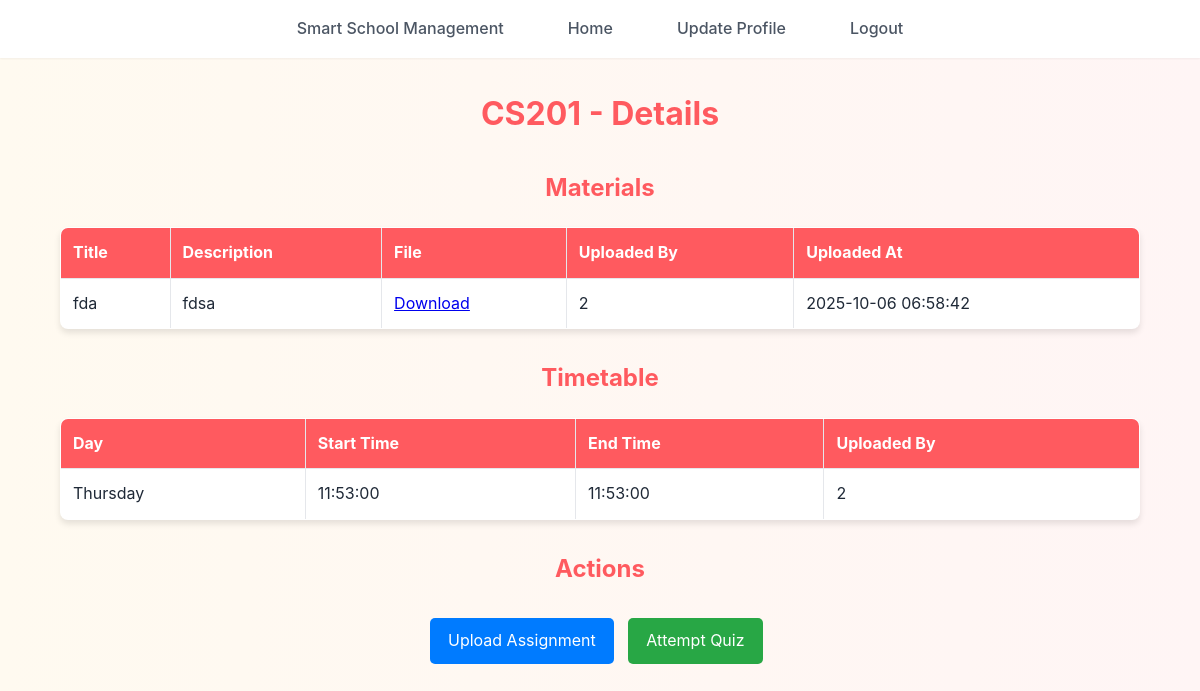
The app's page /subject_details.php?subject_id=2 (signed in) with its own data.
### tables this page shows
CREATE TABLE `subjects` (
  `subject_id` int(11) NOT NULL,
  `subject_name` varchar(100) NOT NULL,
  `class_id` int(11) NOT NULL,
  `teacher_id` int(11) DEFAULT NULL
);

CREATE TABLE `materials` (
  `material_id` int(11) NOT NULL,
  `class_id` int(11) NOT NULL,
  `subject_id` int(11) DEFAULT NULL,
  `title` varchar(255) NOT NULL,
  `description` text DEFAULT NULL,
  `file_path` varchar(255) NOT NULL,
  `uploaded_by` int(11) NOT NULL,
  `uploaded_at` timestamp NOT NULL DEFAULT current_timestamp()
);

CREATE TABLE `timetables` (
  `timetable_id` int(11) NOT NULL,
  `class_id` int(11) NOT NULL,
  `day_of_week` enum('Monday','Tuesday','Wednesday','Thursday','Friday','Saturday','Sunday') NOT NULL,
  `start_time` time NOT NULL,
  `end_time` time NOT NULL,
  `subject_id` int(11) DEFAULT NULL,
  `uploaded_by` int(11) NOT NULL
);

### subject_details.php (the view, shortened to what this page needs)
<?php
include('config.php');
$subject_id = intval($_GET['subject_id']);
$student_id = $_SESSION['id'];
$stmt = $conn->prepare("SELECT class_id FROM students WHERE student_id = ?");
$stmt->bind_param("i", $student_id);
$stmt->execute();
$student = $stmt->get_result()->fetch_assoc();
$class_id = $student ? $student['class_id'] : 0;
$stmt = $conn->prepare("SELECT subject_name FROM subjects WHERE subject_id = ?");
$stmt->bind_param("i", $subject_id);
$stmt->execute();
$sub = $stmt->get_result()->fetch_assoc();
$subject_name = $sub ? $sub['subject_name'] : "Unknown Subject";
$materials_sql = "
    SELECT * FROM materials
    WHERE subject_id = ?
    ORDER BY uploaded_at DESC
";
$mat_stmt = $conn->prepare($materials_sql);
$mat_stmt->bind_param("i", $subject_id);
$mat_stmt->execute();
$materials = $mat_stmt->get_result();
$timetable_sql = "
    SELECT * FROM timetables
    WHERE subject_id = ? AND class_id = ?
    ORDER BY day_of_week, start_time
";
$tt_stmt = $conn->prepare($timetable_sql);
$tt_stmt->bind_param("ii", $subject_id, $class_id);
$tt_stmt->execute();
$timetables = $tt_stmt->get_result();
?>
<!DOCTYPE html>
<html lang="en">
<head>
    <link rel="stylesheet" href="./CSS/style.css">
</head>
<body>
<?php include('navbar.php'); ?>
<div class="container">
    <h2><?php echo htmlspecialchars($subject_name); ?> - Details</h2>
    <h3>Materials</h3>
    <?php if ($materials->num_rows > 0): ?>
        <table border="1" cellpadding="8" cellspacing="0" width="100%">
            <tr>
                <th>Title</th>
                <th>Description</th>
                <th>File</th>
                <th>Uploaded By</th>
                <th>Uploaded At</th>
            </tr>
            <?php while ($row = $materials->fetch_assoc()): ?>
                <tr>
                    <td><?php echo htmlspecialchars($row['title']); ?></td>
                    <td><?php echo htmlspecialchars($row['description']); ?></td>
                    <td>
                        <?php if (!empty($row['file_path'])): ?>
                            <a href="<?php echo htmlspecialchars($row['file_path']); ?>" target="_blank">Download</a>
                        <?php else: ?>
                            N/A
                        <?php endif; ?>
                    </td>
                    <td><?php echo htmlspecialchars($row['uploaded_by']); ?></td>
                    <td><?php echo htmlspecialchars($row['uploaded_at']); ?></td>
                </tr>
            <?php endwhile; ?>
        </table>
    <?php else: ?>
        <p>No materials found for this subject.</p>
    <?php endif; ?>
    <h3>Timetable</h3>
    <?php if ($timetables->num_rows > 0): ?>
        <table border="1" cellpadding="8" cellspacing="0" width="100%">
            <tr>
                <th>Day</th>
                <th>Start Time</th>
                <th>End Time</th>
                <th>Uploaded By</th>
            </tr>
            <?php while ($row = $timetables->fetch_assoc()): ?>
                <tr>
                    <td><?php echo htmlspecialchars($row['day_of_week']); ?></td>
                    <td><?php echo htmlspecialchars($row['start_time']); ?></td>
                    <td><?php echo htmlspecialchars($row['end_time']); ?></td>
                    <td><?php echo htmlspecialchars($row['uploaded_by']); ?></td>
                </tr>
            <?php endwhile; ?>
        </table>
    <?php else: ?>
        <p>No timetable entries for this subject.</p>
    <?php endif; ?>
    <h3>Actions</h3>
    <div style="margin: 30px;">
        <a href="upload_assignment.php?subject_id=<?php echo $subject_id; ?>"
           style=" margin-left: 400px; display:inline-block; padding:10px 18px; background-color:#007bff; color:white; text-decoration:none; border-radius:5px; margin-right:10px;">
           Upload Assignment
        </a>
        <a href="attempt_quiz.php?subject_id=<?php echo $subject_id; ?>"
           style="display:inline-block; padding:10px 18px; background-color:#28a745; color:white; text-decoration:none; border-radius:5px;">
           Attempt Quiz
        </a>
    </div>
</div>
</body>
</html>

### CSS/style.css (style rules this page uses)
:root { --primary-color: #ff5a5f; --primary-hover: #e14d52; --secondary-color: #ffcc00; --secondary-hover: #e6b800; --text-primary: #1f2937; --text-secondary: #4b5563; --bg-primary: #ffffff; --bg-secondary: #fdf2f2; --border-color: #e5e7eb; --shadow-sm: 0 1px 2px rgba(0, 0, 0, 0.05); --shadow-md: 0 4px 6px rgba(0, 0, 0, 0.1); --shadow-lg: 0 10px 15px rgba(0, 0, 0, 0.15); }
* { margin: 0; padding: 0; box-sizing: border-box; }
body { font-family: 'Inter', sans-serif; background: linear-gradient(to right, #fffaf0, #fff5f5); color: var(--text-primary); line-height: 1.6; }
h1, h2, h3, h4, h5, h6 { margin-top: 30px; font-weight: 700; text-align: center; margin-bottom: 1rem; color: var(--primary-color); }
h2 { font-size: 2rem; }
h3 { font-size: 1.5rem; }
table { width: 90%; margin: 20px auto; border-collapse: collapse; background: var(--bg-primary); box-shadow: var(--shadow-md); border-radius: 8px; overflow: hidden; }
th, td { padding: 12px; border: 1px solid var(--border-color); text-align: left; }
th { background: var(--primary-color); color: white; }

### records on screen
subjects: subject_name "CS201"
materials: title "fda", description "fdsa", uploaded_by "2", uploaded_at "2025-10-06 06:58:42"
timetables: day_of_week "Thursday", start_time "11:53:00", end_time "11:53:00", uploaded_by "2"
